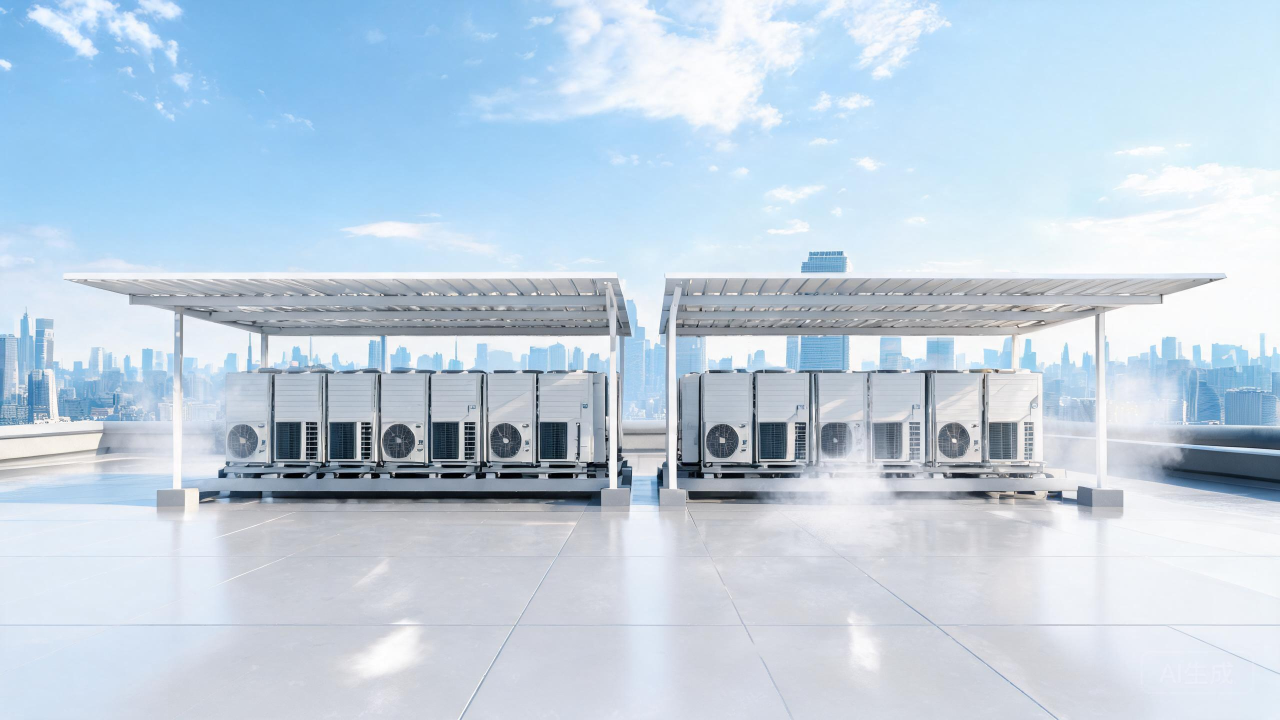
#> input picture vrv_deck/assets/roof_solution2.jpg, 2560 x 1440 px (shown at 1/2 size)
$ python assets.py
#> lines starting #> are read from the running program, lines starting #| are printed output that depends on the picture
from PIL import Image, ImageEnhance
import numpy as np

INK = (27, 43, 43)


def crop_watermark(img, keep_h=0.90):
    w, h = img.size
    return img.crop((0, 0, w, int(h * keep_h)))


def center_crop_ratio(img, ratio):
    w, h = img.size
    if w / h > ratio:
        nw = int(h * ratio)
        x0 = (w - nw) // 2
        return img.crop((x0, 0, x0 + nw, h))
    nh = int(w / ratio)
    y0 = (h - nh) // 2
    return img.crop((0, y0, w, y0 + nh))


# ---------- 方案页大图：3:2 ----------
sol = Image.open("assets/roof_solution2.jpg").convert("RGB")
#> sol is the input picture: PIL image 2560x1440 RGB; mean R, G, B 192, 209, 224.6
sol = crop_watermark(sol, 0.90)
sol = center_crop_ratio(sol, 1.5)
#> in center_crop_ratio, `return img.crop((x0, 0, x0 + nw, h))`:
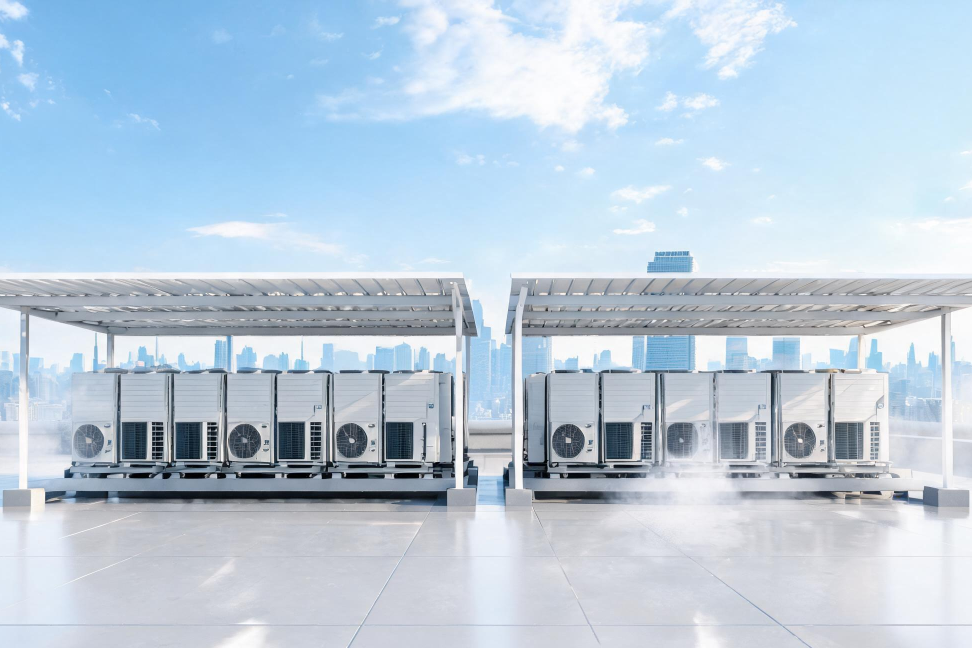
#> returned value: PIL image 1944x1296 RGB (shown at 1/2 size); mean R, G, B 186.7, 204.4, 220.3
sol = sol.resize((2400, 1600), Image.LANCZOS)
#> sol: PIL image 2400x1600 RGB
sol = ImageEnhance.Color(sol).enhance(1.02)
sol.save("assets/solution_2400x1600.jpg", quality=92)

# ---------- 封面：16:9 + 左侧渐变压暗 ----------
cov = Image.open("assets/roof_problem.jpg").convert("RGB")
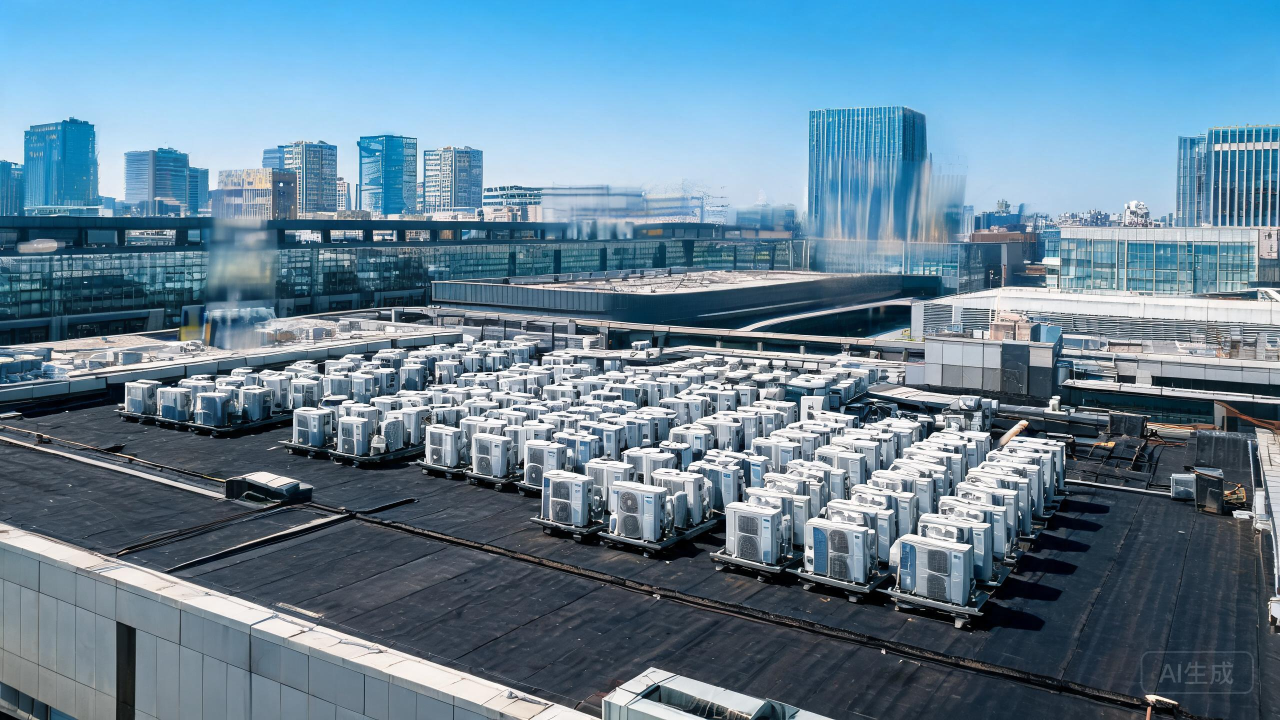
#> input picture vrv_deck/assets/roof_problem.jpg, 2560 x 1440 px (shown at 1/2 size)
#> cov is the input picture: PIL image 2560x1440 RGB; mean R, G, B 101.1, 130.7, 150.2
cov = crop_watermark(cov, 0.90)
#> call 2 of crop_watermark, with keep_h = 0.9
#> in crop_watermark (call 2), `return img.crop((0, 0, w, int(h * keep_h)))`:
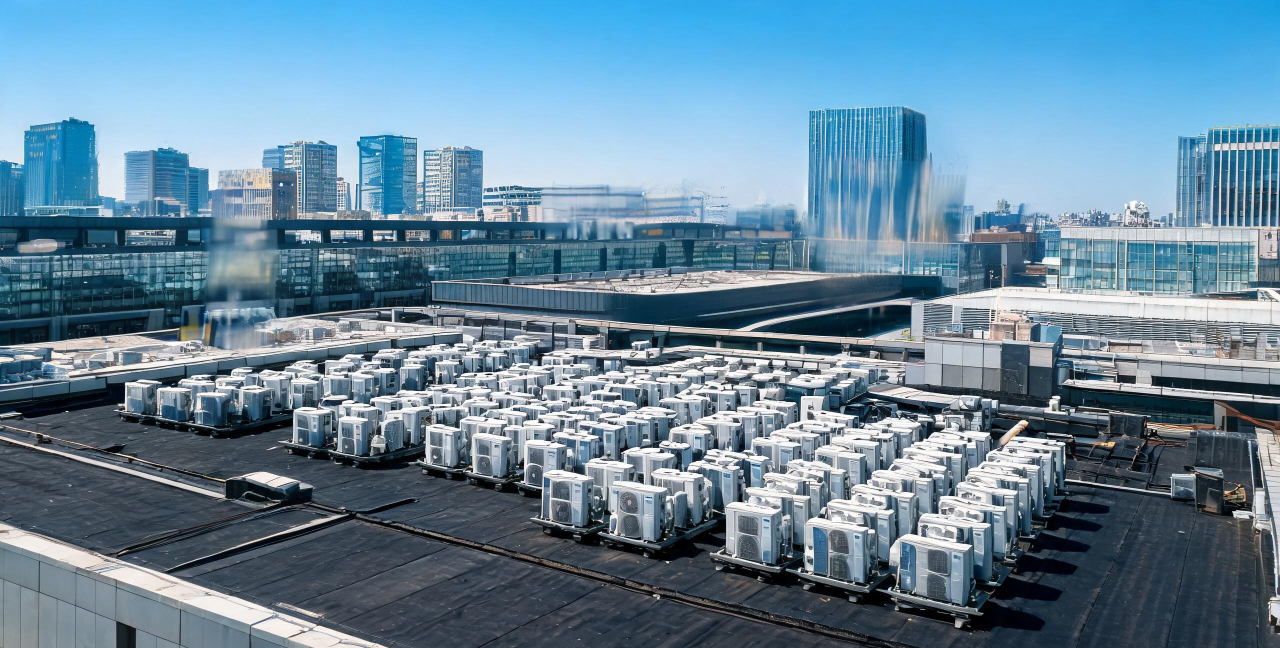
#> returned value: PIL image 2560x1296 RGB (shown at 1/2 size); mean R, G, B 102.9, 134.7, 155.5
cov = center_crop_ratio(cov, 16 / 9)
#> call 2 of center_crop_ratio, with ratio = 1.78
#> in center_crop_ratio (call 2), `return img.crop((x0, 0, x0 + nw, h))`:
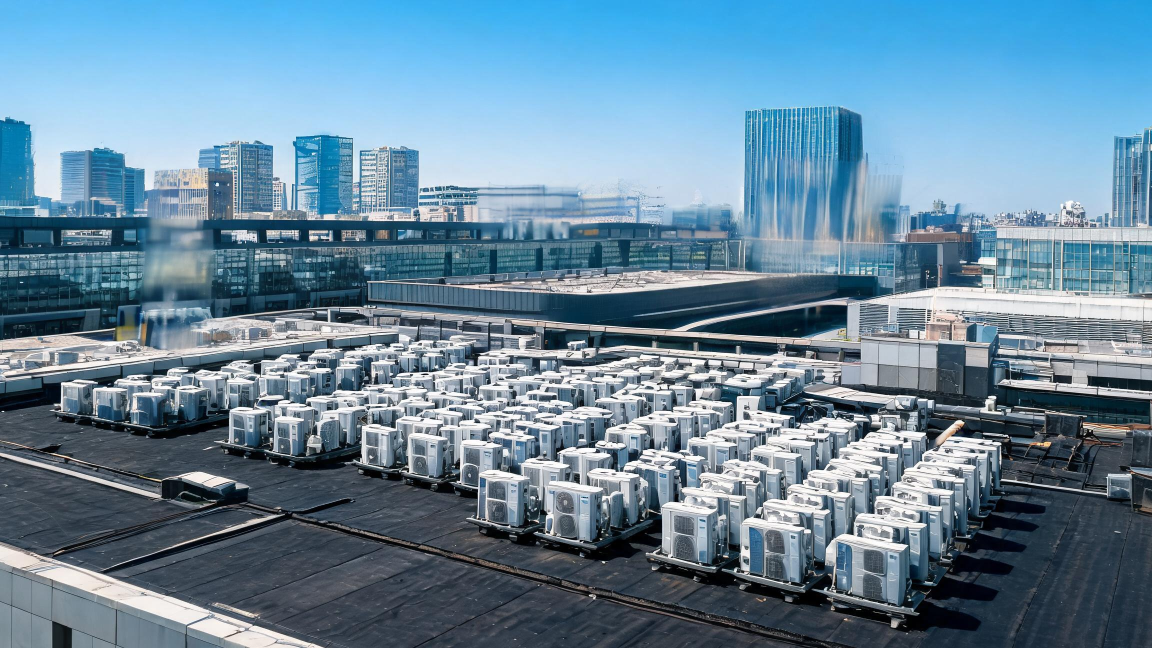
#> returned value: PIL image 2304x1296 RGB (shown at 1/2 size); mean R, G, B 103.8, 135.4, 156.3
cov = cov.resize((2400, 1350), Image.LANCZOS)
#> cov: PIL image 2400x1350 RGB

base = np.asarray(cov).astype(np.float32)
h, w, _ = base.shape
#> h = 1350; w = 2400
x = np.arange(w) / w
#> x = 2400 values from 0 to 1
# 左侧 36% 保持近实色，36%–75% 之间平滑过渡到透明
alpha = np.where(
    x < 0.36,
    0.94,
    0.94 * np.clip(1 - (x - 0.36) / 0.39, 0, 1) ** 1.2,
)
alpha = alpha[None, :, None]
overlay = np.array(INK, dtype=np.float32)[None, None, :]
out = base * (1 - alpha) + overlay * alpha
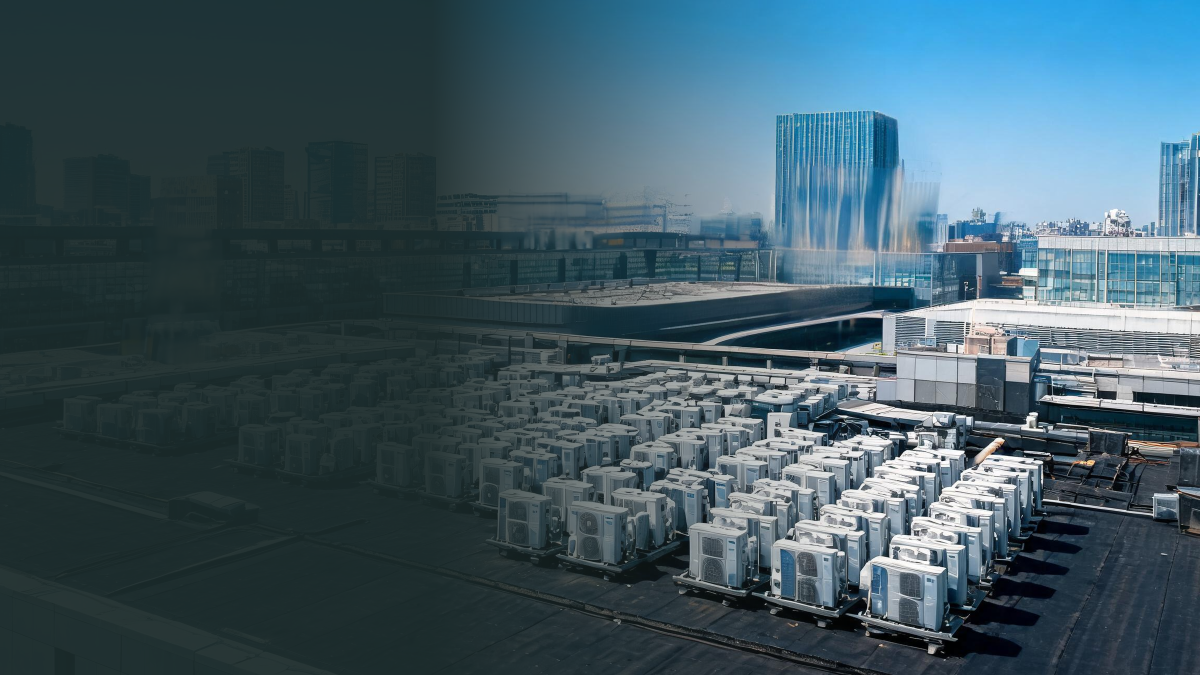
#> out: shape (1350, 2400, 3) float64 (shown at 1/2 size); mean R, G, B 64.8, 89.2, 100
out = np.clip(out, 0, 255).astype(np.uint8)
Image.fromarray(out).save("assets/cover_2400x1350.jpg", quality=92)

print("done", sol.size, cov.size)
#| done (2400, 1600) (2400, 1350)
